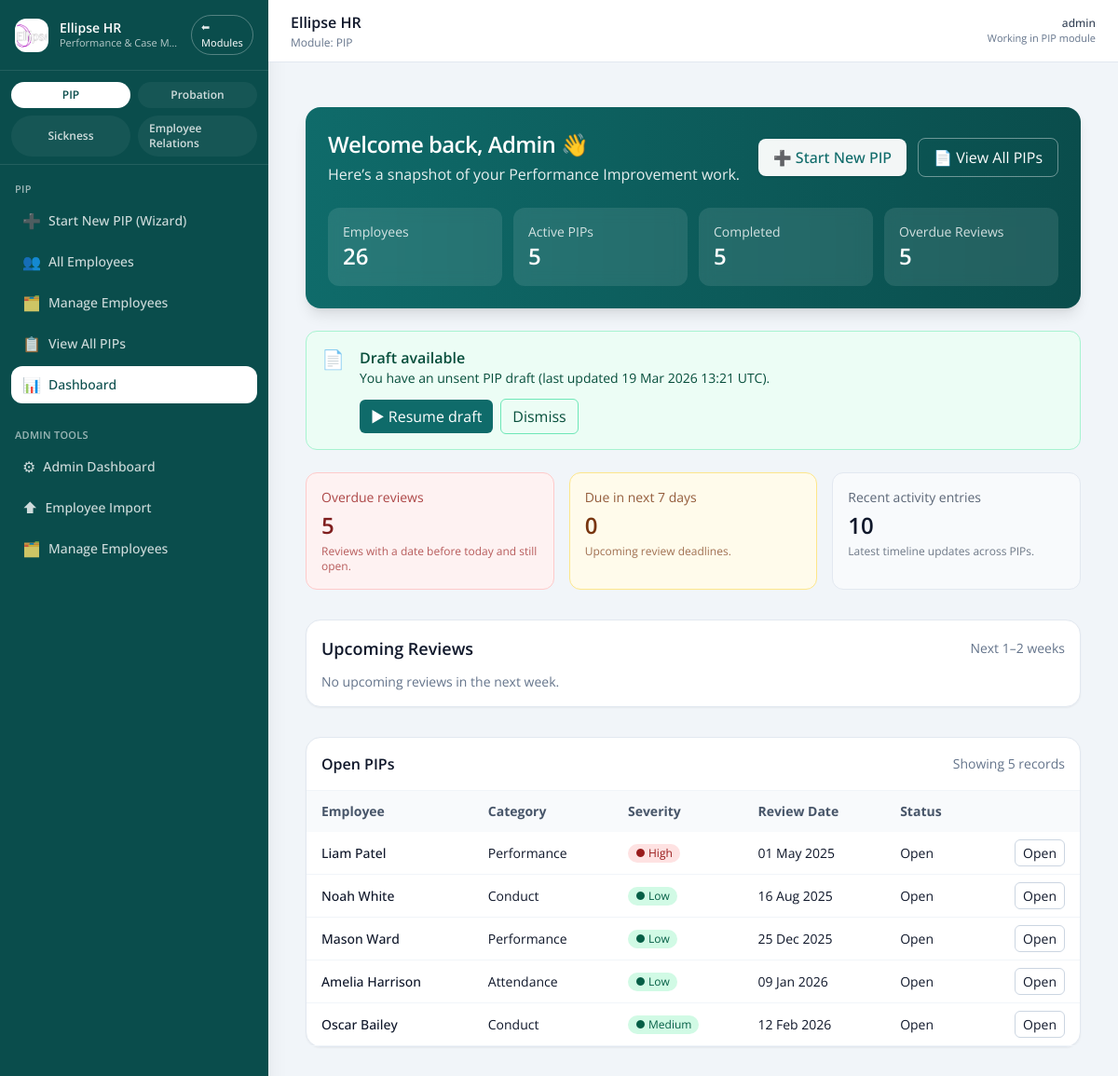
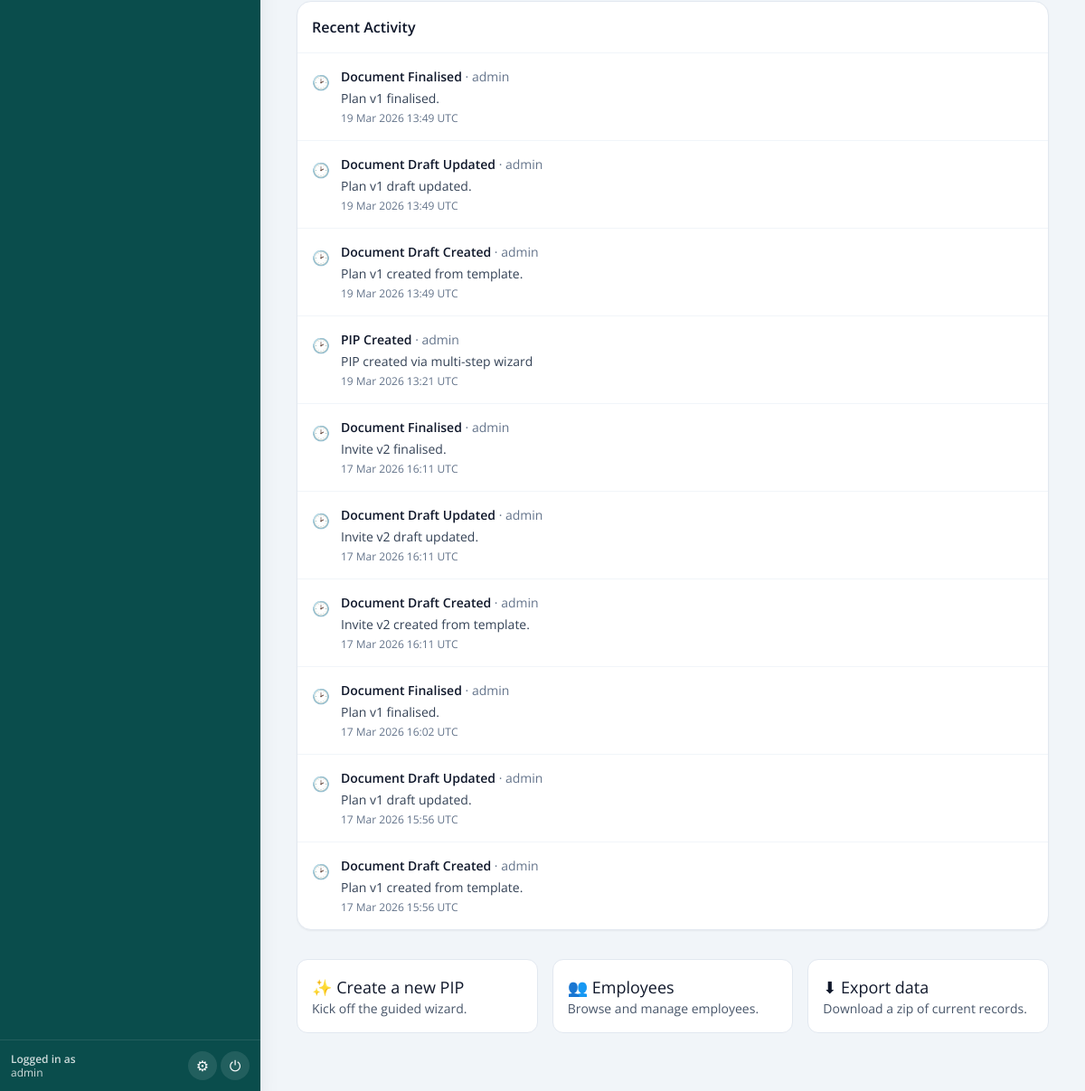
Page /dashboard (signed in) on the earlier database version (2 pictures, top to bottom).
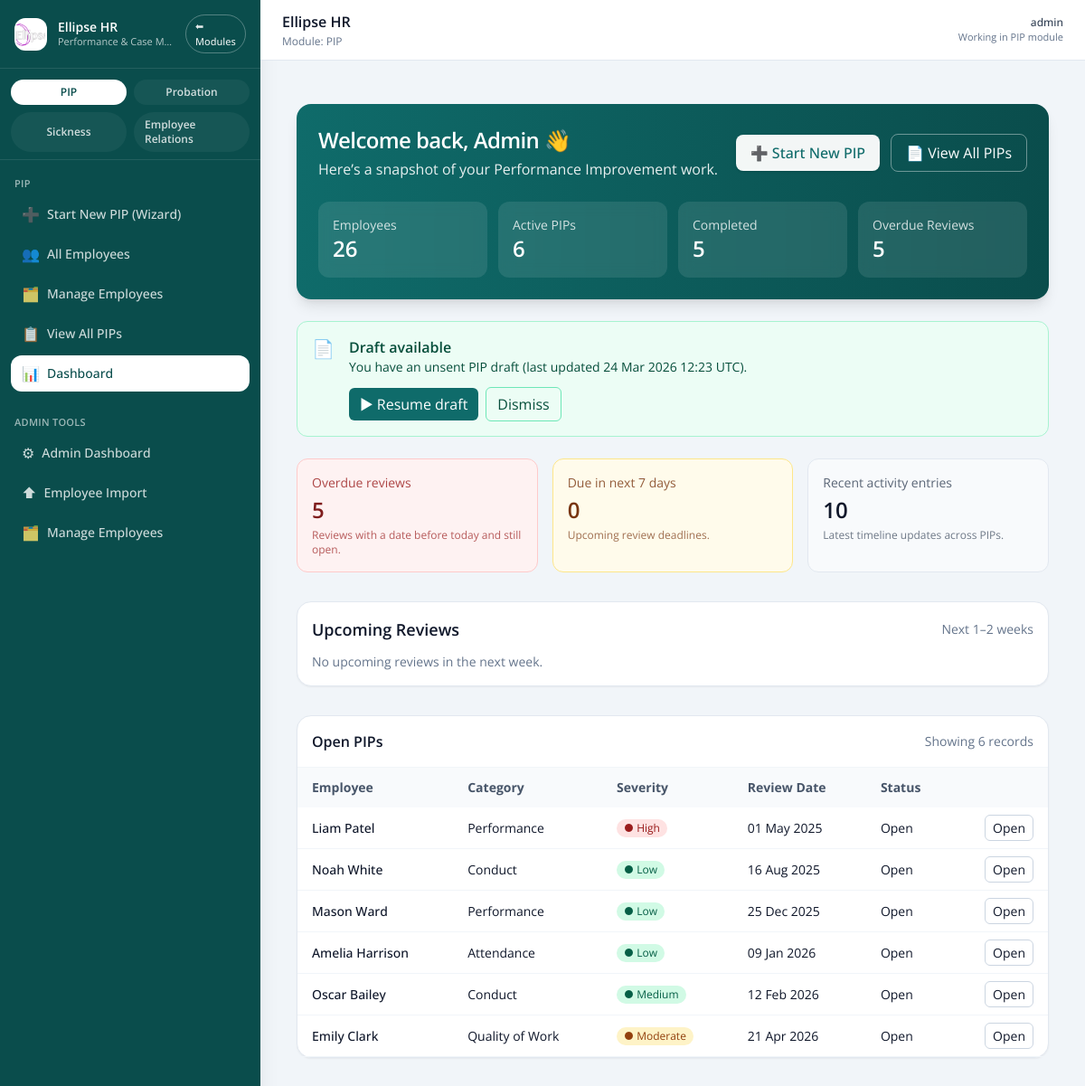
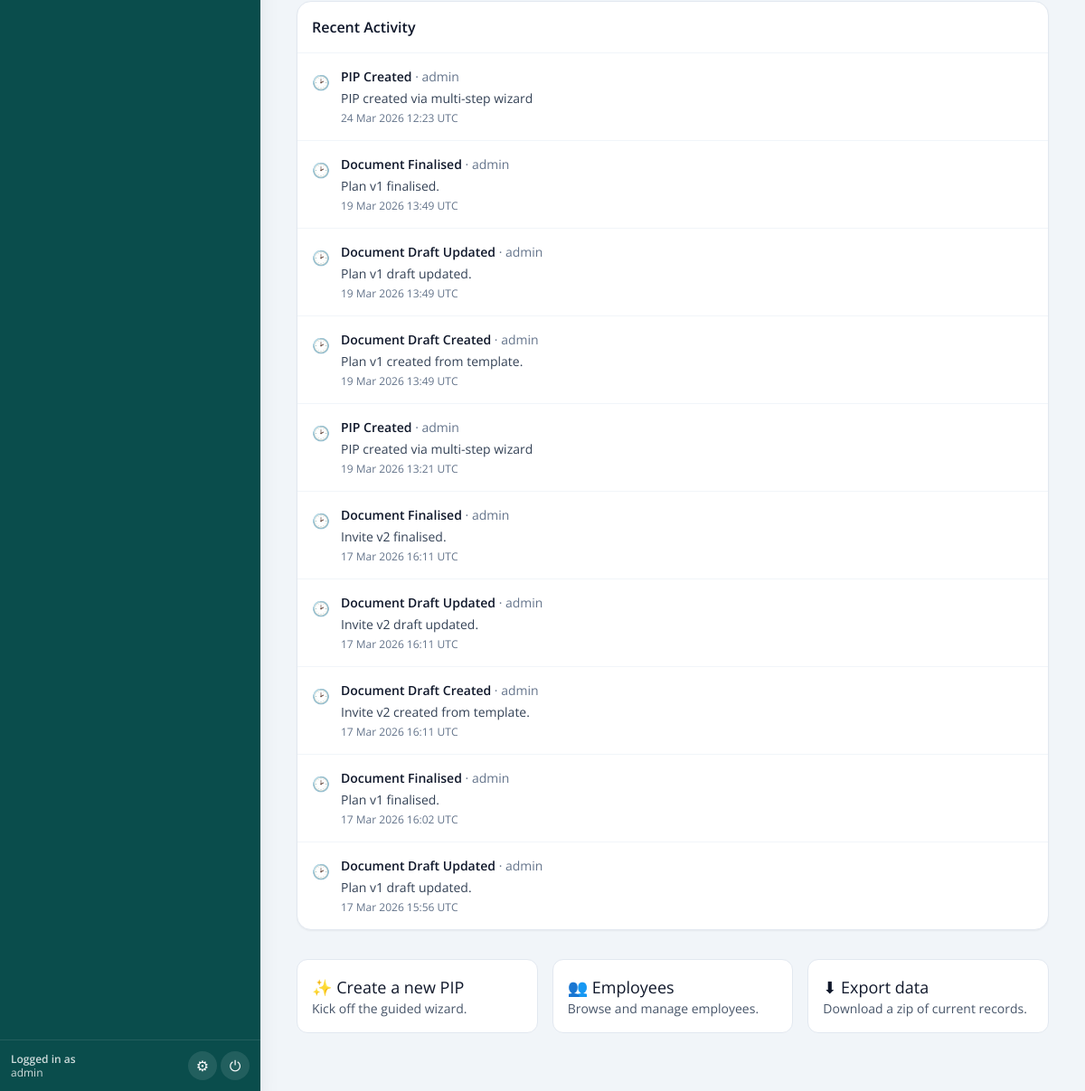
Same page on the later database version (2 pictures, top to bottom).
### pip_app/models.py (models this page shows, shortened)
class DraftPIP(db.Model):
    id = db.Column(db.Integer, primary_key=True)
    user_id = db.Column(db.Integer, db.ForeignKey("user.id"))
    step = db.Column(db.Integer)
    data = db.Column(db.JSON)
    created_at = db.Column(db.DateTime, default=datetime.utcnow)
    updated_at = db.Column(
        db.DateTime, default=datetime.utcnow, onupdate=datetime.utcnow
    )
    is_dismissed = db.Column(db.Boolean, default=False)
    user = db.relationship("User", backref="draft_pips")

class PIPRecord(db.Model):
    __tablename__ = "pip_record"
    id = db.Column(db.Integer, primary_key=True)
    employee_id = db.Column(db.Integer, db.ForeignKey("employee.id"), nullable=False)
    assigned_to = db.Column(
        db.Integer, db.ForeignKey("user.id"), nullable=True
    )  # NEW
    concerns = db.Column(db.Text, nullable=False)
    start_date = db.Column(db.Date, nullable=False)
    review_date = db.Column(db.Date, nullable=False)
    meeting_notes = db.Column(db.Text)
    status = db.Column(db.String(20), default="Open")
    created_by = db.Column(db.String(100))
    created_at = db.Column(db.DateTime, default=datetime.utcnow)
    last_updated = db.Column(
        db.DateTime, default=datetime.utcnow, onupdate=datetime.utcnow
    )
    ai_advice = db.Column(db.Text)
    ai_advice_generated_at = db.Column(db.DateTime)
    capability_meeting_date = db.Column(db.DateTime, nullable=True)
    capability_meeting_time = db.Column(db.String, nullable=True)
    capability_meeting_venue = db.Column(db.String, nullable=True)
    concern_category = db.Column(db.String(100))
    severity = db.Column(db.String(50))
    frequency = db.Column(db.String(50))
    tags = db.Column(db.Text)
    ai_summary = db.Column(db.Text, nullable=True)
    ai_action_suggestions = db.Column(JSON, nullable=True)
    ai_next_up = db.Column(JSON, nullable=True)
    ai_actions_accepted = db.Column(JSON, nullable=True)
    outcome_status = db.Column(db.String(50), nullable=True)  # e.g., Successful, Extended, Unsuccessful
    outcome_notes = db.Column(db.Text, nullable=True)
    employee = db.relationship("Employee", back_populates="pips")
    assignee = db.relationship("User", backref="assigned_pips")  # NEW
    action_items = db.relationship(
        "PIPActionItem",
        back_populates="pip_record",
        cascade="all, delete-orphan",
        lazy=True,
    )
    timeline_events = db.relationship(
        "TimelineEvent",
        back_populates="pip_record",
        cascade="all, delete-orphan",
        lazy=True,
    )

class Employee(db.Model):
    id = db.Column(db.Integer, primary_key=True)
    first_name = db.Column(db.String(100))
    last_name = db.Column(db.String(100))
    job_title = db.Column(db.String(100))
    line_manager = db.Column(db.String(100))
    service = db.Column(db.String(100))
    start_date = db.Column(db.Date)
    team_id = db.Column(db.Integer)
    email = db.Column(db.String(120), nullable=True)
    employment_status = db.Column(db.String(20), nullable=False, default="Active")
    is_leaver = db.Column(db.Boolean, nullable=False, default=False)
    leaving_date = db.Column(db.Date, nullable=True)
    leaving_reason_category = db.Column(db.String(100), nullable=True)
    leaving_reason_detail = db.Column(db.Text, nullable=True)
    leaving_notes = db.Column(db.Text, nullable=True)
    marked_as_leaver_at = db.Column(db.DateTime, nullable=True)
    marked_as_leaver_by = db.Column(db.String(120), nullable=True)
    reactivated_at = db.Column(db.DateTime, nullable=True)
    reactivated_by = db.Column(db.String(120), nullable=True)
    pips = db.relationship("PIPRecord", back_populates="employee", lazy=True)

class TimelineEvent(db.Model):
    __tablename__ = "timeline_event"
    id = db.Column(db.Integer, primary_key=True)
    pip_record_id = db.Column(
        db.Integer, db.ForeignKey("pip_record.id"), nullable=True
    )
    timestamp = db.Column(db.DateTime, default=datetime.utcnow)
    event_type = db.Column(db.String(100))
    notes = db.Column(db.Text)
    updated_by = db.Column(db.String(100))
    created_at = db.Column(db.DateTime, default=datetime.utcnow)
    pip_record = db.relationship("PIPRecord", back_populates="timeline_events")

### old files/app - 050226.py (the view)
@app.route('/dashboard')
@login_required
def dashboard():
    total_employees = Employee.query.count()
    active_pips = PIPRecord.query.filter_by(status='Open').count()
    completed_pips = PIPRecord.query.filter_by(status='Completed').count()
    today = datetime.now(timezone.utc).date()
    upcoming_deadline = today + timedelta(days=7)
    if current_user.admin_level == 0:
        q_base = (
            PIPRecord.query
            .join(Employee)
            .filter(Employee.team_id == current_user.team_id)
            .filter(PIPRecord.assigned_to == current_user.id)
        )
        overdue_reviews = (
            q_base.filter(
                PIPRecord.status == 'Open',
                PIPRecord.review_date < today
            ).count()
        )
        open_pips = (
            q_base.filter(PIPRecord.status == 'Open')
            .order_by(PIPRecord.review_date.asc().nullslast())
            .all()
        )
        q_upcoming = q_base.filter(
            PIPRecord.status == 'Open',
            PIPRecord.review_date >= today,
            PIPRecord.review_date <= upcoming_deadline
        )
        upcoming_pips = q_upcoming.order_by(PIPRecord.review_date.asc()).all()
        due_soon_count = q_upcoming.count()
        recent_activity = (
            TimelineEvent.query
            .join(PIPRecord, TimelineEvent.pip_record_id == PIPRecord.id)
            .filter(PIPRecord.assigned_to == current_user.id)
            .order_by(TimelineEvent.timestamp.desc())
            .limit(10)
            .all()
        )
    else:
        overdue_reviews = (
            PIPRecord.query
            .filter(
                PIPRecord.status == 'Open',
                PIPRecord.review_date < today
            ).count()
        )
        open_pips = (
            PIPRecord.query
            .filter(PIPRecord.status == 'Open')
            .join(Employee)
            .order_by(PIPRecord.review_date.asc().nullslast())
            .all()
        )
        upcoming_pips = (
            PIPRecord.query
            .filter(
                PIPRecord.status == 'Open',
                PIPRecord.review_date >= today,
                PIPRecord.review_date <= upcoming_deadline
            )
            .order_by(PIPRecord.review_date.asc())
            .all()
        )
        due_soon_count = (
            PIPRecord.query
            .filter(
                PIPRecord.status == 'Open',
                PIPRecord.review_date >= today,
                PIPRecord.review_date <= upcoming_deadline
            ).count()
        )
        recent_activity = (
            TimelineEvent.query
            .order_by(TimelineEvent.timestamp.desc())
            .limit(10)
            .all()
        )
    draft = get_active_draft_for_user(current_user.id)
    return render_template(
        'dashboard.html',
        total_employees=total_employees,
        active_pips=active_pips,
        completed_pips=completed_pips,
        overdue_reviews=overdue_reviews,
        recent_activity=recent_activity,
        upcoming_pips=upcoming_pips,
        open_pips=open_pips,
        due_soon_count=due_soon_count,
        draft=draft
    )

### old files/app - 050226.py (called while the page is built)
@login_manager.user_loader
def load_user(user_id):
    return db.session.get(User, int(user_id))

@app.context_processor
def inject_module():
    return dict(active_module=session.get('active_module'))

@app.context_processor
def inject_csrf_token():
    return dict(csrf_token=generate_csrf)

@app.before_request
def set_active_module():
    path = (request.path or "").lower()
    if path.startswith('/pip/') or path.startswith('/employee/') or path in (
        '/dashboard', '/pip_list', '/employee/list', '/employee/add', '/pip/select-employee'
    ):
        session['active_module'] = 'PIP'
    elif path.startswith('/probation/'):
        session['active_module'] = 'Probation'
    elif path == '/':
        session.pop('active_module', None)

def get_active_draft_for_user(user_id):
    return DraftPIP.query.filter_by(user_id=user_id, is_dismissed=False)\
                         .order_by(DraftPIP.updated_at.desc()).first()

### pip_app/models.py (called while the page is built)
    def is_superuser(self):
        return self.admin_level == 2

### templates/dashboard.html (shortened to what the changed rows need)
{% extends "base.html" %}
{% block content %}
<div class="max-w-7xl mx-auto px-4 py-8">
  <div class="relative overflow-hidden rounded-2xl bg-gradient-to-r from-[#0f6b6a] to-[#0a4d4c] text-white p-6 shadow-lg">
    <div class="flex flex-col md:flex-row md:items-center md:justify-between gap-4">
      <div>
        <h1 class="text-2xl font-semibold tracking-tight">Welcome back{% if current_user and current_user.username %}, {{ current_user.username|title }}{% endif %} 👋</h1>
      </div>
    </div>
    <div class="mt-6 grid grid-cols-2 md:grid-cols-4 gap-3">
      <div class="rounded-xl bg-white/10 backdrop-blur p-4">
        <div class="text-sm text-white/80">Active PIPs</div>
        <div class="text-2xl font-semibold">{{ active_pips or 0 }}</div>
      </div>
    </div>
  </div>
  {% if draft %}
  <div class="mt-6 rounded-xl border border-emerald-200 bg-emerald-50 text-emerald-900 p-4 flex items-start gap-4">
    <div class="flex-1">
      <div class="font-semibold">Draft available</div>
      <div class="text-sm">
        You have an unsent PIP draft{% if draft.updated_at %} (last updated {{ draft.updated_at.strftime('%d %b %Y %H:%M') }} UTC){% endif %}.
      </div>
      <div class="mt-3 flex items-center gap-2">
        <a href="{{ url_for('pip_wizard_resume') }}"
           class="inline-flex items-center gap-2 rounded-md bg-[#0f6b6a] text-white px-3 py-1.5 hover:bg-[#0c5858]">
        </a>
        <button id="dismissDraftBtn"
                class="inline-flex items-center gap-2 rounded-md border border-emerald-300 px-3 py-1.5 hover:bg-white">
        </button>
      </div>
    </div>
  </div>
  {% endif %}
  <div class="mt-8 rounded-2xl border border-slate-200 bg-white p-4 shadow-sm">
    <div class="flex items-center justify-between mb-3">
      <h2 class="text-lg font-semibold text-slate-900">Upcoming Reviews</h2>
    </div>
    {% set items = upcoming_pips or [] %}
  </div>
  <div class="mt-8 rounded-2xl border border-slate-200 bg-white shadow-sm">
    <div class="p-4 border-b border-slate-100 flex items-center justify-between">
      <h3 class="text-base font-semibold text-slate-900">Open PIPs</h3>
      <div class="text-sm text-slate-500">
        Showing {{ (open_pips|length) or 0 }} record{{ (open_pips|length) == 1 and '' or 's' }}
      </div>
    </div>
    {% if open_pips and open_pips|length > 0 %}
    <div class="overflow-x-auto">
      <table class="min-w-full text-sm">
        <thead>
          <tr class="bg-slate-50 text-slate-600">
            <th class="text-left px-4 py-3">Employee</th>
            <th class="text-left px-4 py-3">Category</th>
            <th class="text-left px-4 py-3">Severity</th>
            <th class="text-left px-4 py-3">Review Date</th>
            <th class="text-left px-4 py-3">Status</th>
            <th class="px-4 py-3"></th>
          </tr>
        </thead>
        <tbody>
          {% for p in open_pips %}
          <tr class="border-b border-slate-100 hover:bg-slate-50">
            <td class="px-4 py-3 font-medium text-slate-900">
              {{ p.employee.first_name }} {{ p.employee.last_name }}
            </td>
            <td class="px-4 py-3">{{ p.concern_category or '—' }}</td>
            <td class="px-4 py-3">
              <span class="inline-flex items-center gap-1 rounded-full px-2 py-0.5 text-xs
                {% if p.severity == 'High' %}bg-red-100 text-red-800
                {% elif p.severity == 'Moderate' %}bg-amber-100 text-amber-800
                {% else %}bg-emerald-100 text-emerald-800{% endif %}">
                ● {{ p.severity or 'Unknown' }}
              </span>
            </td>
            <td class="px-4 py-3">{{ p.review_date.strftime('%d %b %Y') if p.review_date else '—' }}</td>
            <td class="px-4 py-3">{{ p.status or 'Open' }}</td>
            <td class="px-4 py-3 text-right">
              <a href="{{ url_for('pip_detail', id=p.id) }}"
                 class="rounded-md border border-slate-300 px-2 py-1 hover:bg-slate-50">Open</a>
            </td>
          </tr>
          {% endfor %}
        </tbody>
      </table>
    </div>
    {% else %}
      <div class="p-6 text-center text-slate-500 text-sm">No open PIPs assigned to you.</div>
    {% endif %}
  </div>
  <div class="mt-8 rounded-2xl border border-slate-200 bg-white shadow-sm">
    <div class="divide-y divide-slate-100">
      {% for ev in (recent_activity or []) %}
      <div class="p-4 flex items-start gap-3">
        <div class="mt-1">🕑</div>
        <div class="flex-1">
          <div class="text-sm text-slate-900">
            <span class="font-semibold">{{ ev.event_type }}</span>
            {% if ev.updated_by %}<span class="text-slate-500"> · {{ ev.updated_by }}</span>{% endif %}
          </div>
          {% if ev.notes %}<div class="text-sm text-slate-700 mt-1">{{ ev.notes }}</div>{% endif %}
          {% if ev.timestamp %}<div class="text-xs text-slate-500 mt-1">{{ ev.timestamp.strftime('%d %b %Y %H:%M') }} UTC</div>{% endif %}
        </div>
      </div>
      {% else %}
      <div class="p-6 text-center text-slate-500 text-sm">No recent activity for your assigned cases.</div>
      {% endfor %}
    </div>
  </div>
</div>
{% endblock %}

Differences in the rows shown:
no longer on this page (row unchanged): TimelineEvent: event_type "Document Draft Created", updated_by "admin", notes "Plan v1 created from template.", timestamp "17 Mar 2026 15:56"
changed DraftPIP: updated_at "19 Mar 2026 13:21" → "24 Mar 2026 12:23"
added PIPRecord: employee.first_name "Emily", employee.last_name "Clark", concern_category "Quality of Work", severity "Moderate", review_date "21 Apr 2026", status "Open"
added TimelineEvent: event_type "PIP Created", updated_by "admin", notes "PIP created via multi-step wizard", timestamp "24 Mar 2026 12:23"
Other differences:
{{ active_pips or 0 }}: "5" → "6"
{{ (open_pips|length) or 0 }}: "5" → "6"
